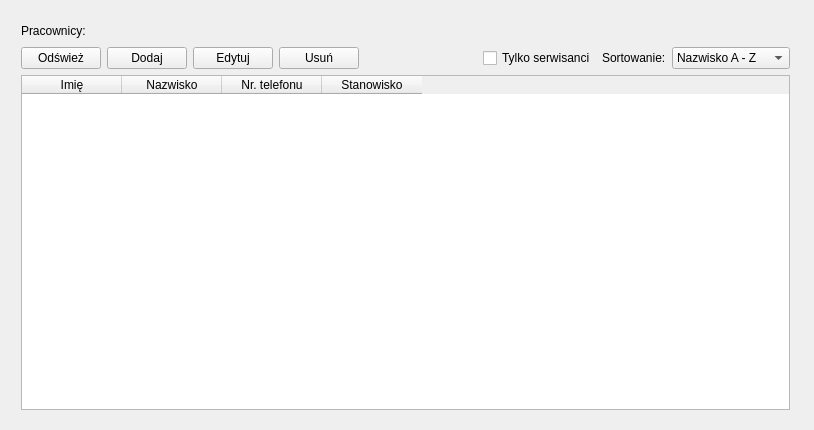
<?xml version="1.0" encoding="UTF-8"?>
<ui version="4.0">
 <class>workersWidgetClass</class>
 <widget class="QWidget" name="workersWidgetClass">
  <property name="geometry">
   <rect>
    <x>0</x>
    <y>0</y>
    <width>814</width>
    <height>430</height>
   </rect>
  </property>
  <property name="windowTitle">
   <string>workersWidget</string>
  </property>
  <widget class="QWidget" name="layoutWidget">
   <property name="geometry">
    <rect>
     <x>10</x>
     <y>10</y>
     <width>791</width>
     <height>411</height>
    </rect>
   </property>
   <layout class="QVBoxLayout" name="verticalLayout">
    <item>
     <layout class="QHBoxLayout" name="horizontalLayout_2">
      <item>
       <widget class="QLabel" name="label_2">
        <property name="text">
         <string>Pracownicy:</string>
        </property>
       </widget>
      </item>
      <item>
       <spacer name="horizontalSpacer_2">
        <property name="orientation">
         <enum>Qt::Orientation::Horizontal</enum>
        </property>
        <property name="sizeHint" stdset="0">
         <size>
          <width>40</width>
          <height>20</height>
         </size>
        </property>
       </spacer>
      </item>
     </layout>
    </item>
    <item>
     <layout class="QHBoxLayout" name="horizontalLayout">
      <item>
       <widget class="QPushButton" name="refreshButton">
        <property name="text">
         <string>Odśwież</string>
        </property>
       </widget>
      </item>
      <item>
       <widget class="QPushButton" name="addButton">
        <property name="text">
         <string>Dodaj</string>
        </property>
       </widget>
      </item>
      <item>
       <widget class="QPushButton" name="editButton">
        <property name="text">
         <string>Edytuj</string>
        </property>
       </widget>
      </item>
      <item>
       <widget class="QPushButton" name="deleteButton">
        <property name="text">
         <string>Usuń</string>
        </property>
       </widget>
      </item>
      <item>
       <spacer name="horizontalSpacer">
        <property name="orientation">
         <enum>Qt::Orientation::Horizontal</enum>
        </property>
        <property name="sizeHint" stdset="0">
         <size>
          <width>40</width>
          <height>20</height>
         </size>
        </property>
       </spacer>
      </item>
      <item>
       <widget class="QCheckBox" name="technicianCheckBox">
        <property name="text">
         <string>Tylko serwisanci</string>
        </property>
       </widget>
      </item>
      <item>
       <widget class="QLabel" name="label">
        <property name="text">
         <string>Sortowanie:</string>
        </property>
       </widget>
      </item>
      <item>
       <widget class="QComboBox" name="sortBox">
        <property name="sizePolicy">
         <sizepolicy hsizetype="Expanding" vsizetype="Fixed">
          <horstretch>0</horstretch>
          <verstretch>0</verstretch>
         </sizepolicy>
        </property>
        <item>
         <property name="text">
          <string>Nazwisko A - Z</string>
         </property>
        </item>
        <item>
         <property name="text">
          <string>Nazwisko Z - A</string>
         </property>
        </item>
       </widget>
      </item>
     </layout>
    </item>
    <item>
     <widget class="QTableWidget" name="workersList">
      <column>
       <property name="text">
        <string>Imię</string>
       </property>
      </column>
      <column>
       <property name="text">
        <string>Nazwisko</string>
       </property>
      </column>
      <column>
       <property name="text">
        <string>Nr. telefonu</string>
       </property>
      </column>
      <column>
       <property name="text">
        <string>Stanowisko</string>
       </property>
      </column>
     </widget>
    </item>
   </layout>
  </widget>
 </widget>
 <layoutdefault spacing="6" margin="11"/>
 <resources/>
 <connections/>
</ui>
